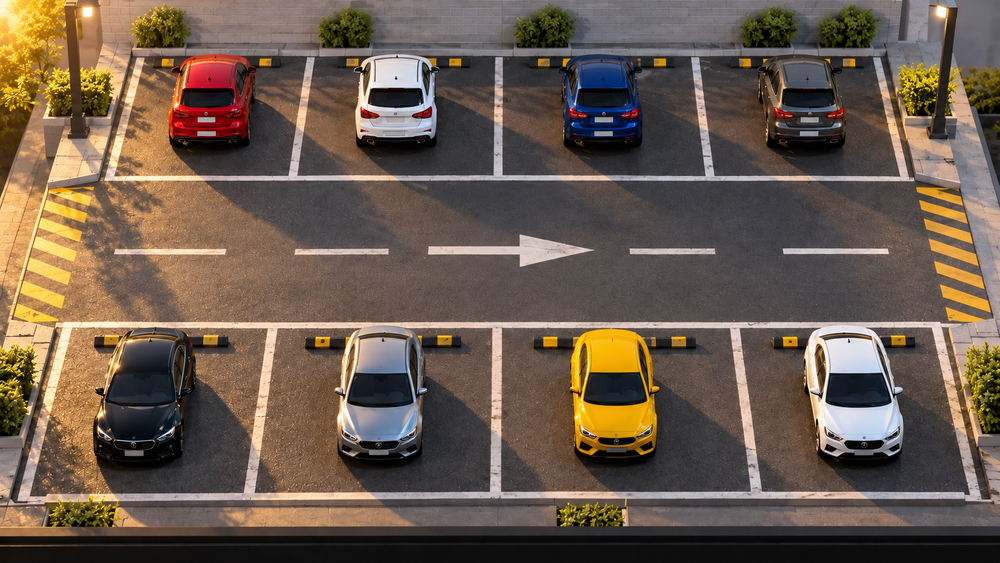
#> input picture apps/vision/parking_test_reference.png, 1000 x 563 px, shrunk from 1672 x 941 before the run
$ python -i calibracion_automatica.py   (imports and definitions only)
#> lines starting #> are read from the running program, lines starting #| are printed output that depends on the picture
#> further down, picture is the input picture: shape (563, 1000, 3); mean B, G, R 77.2, 91.2, 107.3
### apps/vision/calibracion_zonas.py
"""Administra y guarda las zonas que marcan los cajones en la imagen."""

from __future__ import annotations

import json
import os
import re
import tempfile
from dataclasses import dataclass, field
from datetime import datetime, timezone
from pathlib import Path
from uuid import UUID, uuid4

import cv2
import numpy as np

from temporal_validation import ParkingZone, point_in_polygon

VERSION_CALIBRACION = 2
SISTEMA_COORDENADAS = "normalized_0_to_1"
TAMANO_MASCARA_SOLAPAMIENTO = 512
UMBRAL_SOLAPAMIENTO_EXCESIVO = 0.20
_PATRON_ID_ZONA = re.compile(r"C([1-9][0-9]*)\Z")
Punto = tuple[float, float]


def _numero_id_zona(identificador: str) -> int:
    if not isinstance(identificador, str):
        raise ValueError(f"Identificador de zona invalido: {identificador!r}.")
    coincidencia = _PATRON_ID_ZONA.fullmatch(identificador)
    if coincidencia is None:
        raise ValueError(f"Identificador de zona invalido: {identificador!r}.")
    return int(coincidencia.group(1))


def _validar_zonas_y_asignador(
    zonas: dict[str, ParkingZone], next_c_number: object
) -> None:
    if (
        not isinstance(next_c_number, int)
        or isinstance(next_c_number, bool)
        or next_c_number < 1
    ):
        raise ValueError("next_c_number debe ser un entero positivo.")

    mayor_id = 0
    for identificador, zona in zonas.items():
        numero = _numero_id_zona(identificador)
        if not isinstance(zona, ParkingZone) or zona.identifier != identificador:
            raise ValueError(f"La zona {identificador!r} no coincide con su identificador.")
        mayor_id = max(mayor_id, numero)

    if next_c_number <= mayor_id:
        raise ValueError("next_c_number debe ser mayor que los IDs activos.")


@dataclass
class CalibracionZonas:
    """Conserva las zonas terminadas y los puntos de la zona que se está dibujando."""

    ancho: int
    alto: int
    zonas: dict[str, ParkingZone] = field(default_factory=dict)
    puntos_pendientes: list[Punto] = field(default_factory=list)
    next_c_number: int = 1
    id_seleccionado: str | None = None
    cambios_pendientes: bool = False
    vision_zone_ids: dict[str, UUID] = field(default_factory=dict)
    metadata: dict[str, object] = field(default_factory=dict)

    def __post_init__(self) -> None:
        if self.ancho < 2 or self.alto < 2:
            raise ValueError("La imagen debe medir al menos dos pixeles por lado.")
        _validar_zonas_y_asignador(self.zonas, self.next_c_number)
        if set(self.vision_zone_ids) - set(self.zonas):
            raise ValueError("Las identidades Vision deben pertenecer a zonas activas.")
        if not isinstance(self.metadata, dict):
            raise ValueError("Los metadatos de calibracion deben ser un objeto.")
        for identificador in self.zonas:
            self.vision_zone_ids.setdefault(identificador, uuid4())
        if self.id_seleccionado is not None and self.id_seleccionado not in self.zonas:
            raise ValueError("La zona seleccionada debe existir en la calibracion.")
        for x, y in self.puntos_pendientes:
            if not _coordenada_normalizada_valida(x, y):
                raise ValueError("Los puntos pendientes deben estar normalizados entre 0 y 1.")

    # [5 lines left out: function esta_lista, not called in this run]

    @property
    def hay_borrador(self) -> bool:
        return bool(self.puntos_pendientes)

    @property
    def cantidad_completa(self) -> int:
        return len(self.zonas)

    # [376 lines left out: functions seleccionar_zona, iniciar_nueva_zona, pixel_a_normalizado, normalizado_a_pixel, agregar_punto, confirmar_poligono and 12 more, not called in this run]

### apps/vision/temporal_validation.py
"""Confirma con varias imágenes si cada zona está libre u ocupada."""

from __future__ import annotations

import json
import math
import re
from collections import deque
from dataclasses import dataclass, field
from enum import Enum
from numbers import Real
from pathlib import Path
from typing import Any, Iterable

import numpy as np


MINIMUM_CONFIDENCE = 0.30
STRONG_CONFIDENCE = 0.45
STRONG_CONFIRMATION_FRAMES = 2
WEAK_CONFIRMATION_COUNT = 3
WEAK_CONFIRMATION_WINDOW = 5
RELEASE_MISSING_FRAMES = 4
SPATIAL_MATCH_IOU = 0.10
SPATIAL_MATCH_DISTANCE_FRACTION = 0.05
DEMO_ZONE_ID = "WHOLE_FRAME_DEMO"
_DYNAMIC_ZONE_ID_PATTERN = re.compile(r"C([1-9][0-9]*)\Z")


class OccupancyState(str, Enum):
    """Distingue una zona libre, una posible ocupación y una ocupación confirmada."""

    LIBRE = "LIBRE"
    CANDIDATO_OCUPADO = "CANDIDATO_OCUPADO"
    OCUPADO = "OCUPADO"


@dataclass(frozen=True)
class VehicleDetection:
    """Guarda dónde aparece un posible vehículo, su tipo y qué tan segura es la detección."""

    box_xyxy: tuple[float, float, float, float]
    confidence: float
    class_name: str = "vehicle"

    # [10 lines left out: function __post_init__, not called in this run]


Point = tuple[float, float]


@dataclass(frozen=True)
class ParkingZone:
    """Representa una zona de la imagen y conserva un nombre para reconocerla."""

    identifier: str
    polygon: tuple[Point, ...]

    def __post_init__(self) -> None:
        identifier = self.identifier.strip()
        if not identifier:
            raise ValueError("Every zone must have a non-empty stable id.")
        if len(self.polygon) < 3:
            raise ValueError(f"Zone {identifier!r} must have at least three vertices.")
        normalized: list[Point] = []
        for point in self.polygon:
            if len(point) != 2:
                raise ValueError(f"Zone {identifier!r} vertices must be x/y pairs.")
            x, y = point
            if (
                isinstance(x, bool)
                or isinstance(y, bool)
                or not isinstance(x, Real)
                or not isinstance(y, Real)
            ):
                raise ValueError(f"Zone {identifier!r} coordinates must be numbers.")
            if not math.isfinite(float(x)) or not math.isfinite(float(y)):
                raise ValueError(f"Zone {identifier!r} coordinates must be finite.")
            if not 0.0 <= float(x) <= 1.0 or not 0.0 <= float(y) <= 1.0:
                raise ValueError(
                    f"Zone {identifier!r} coordinates must be normalized to [0, 1]."
                )
            normalized.append((float(x), float(y)))

        if len(set(normalized)) < 3:
            raise ValueError(f"Zone {identifier!r} must have at least three distinct vertices.")
        for index, point in enumerate(normalized):
            if point == normalized[(index + 1) % len(normalized)]:
                raise ValueError(f"Zone {identifier!r} has a repeated adjacent vertex.")

        if _has_self_intersection(normalized):
            raise ValueError(f"Zone {identifier!r} polygon self-intersects.")
        area = abs(_signed_polygon_area(normalized))
        if area <= 1e-12:
            raise ValueError(f"Zone {identifier!r} has zero polygon area.")

        object.__setattr__(self, "identifier", identifier)
        object.__setattr__(self, "polygon", tuple(normalized))

    @property
    def area(self) -> float:
        return abs(_signed_polygon_area(self.polygon))


@dataclass(frozen=True)
class ZoneSnapshot:
    """Reúne el estado de una zona y las observaciones que permiten confirmarlo."""

    identifier: str
    polygon: tuple[Point, ...]
    state: OccupancyState
    missing_valid_frames: int
    positive_frames_in_window: int
    is_demo: bool
    is_ready: bool


@dataclass(frozen=True)
class _NormalizedDetection:
    box: tuple[float, float, float, float]
    anchor: Point
    confidence: float
    class_name: str


@dataclass
class _ZoneHistory:
    zone: ParkingZone
    is_demo: bool
    state: OccupancyState = OccupancyState.LIBRE
    is_ready: bool = False
    missing_valid_frames: int = 0
    candidate_frames: deque[bool] = field(default_factory=deque)
    candidate_box: _NormalizedDetection | None = None
    strong_streak: int = 0
    last_strong_box: _NormalizedDetection | None = None
    last_strong_frame: int | None = None


def _signed_polygon_area(polygon: Iterable[Point]) -> float:
    points = tuple(polygon)
    return sum(
        points[index][0] * points[(index + 1) % len(points)][1]
        - points[(index + 1) % len(points)][0] * points[index][1]
        for index in range(len(points))
    ) / 2.0


def _orientation(first: Point, second: Point, third: Point) -> float:
    return (second[0] - first[0]) * (third[1] - first[1]) - (
        second[1] - first[1]
    ) * (third[0] - first[0])


# [7 lines left out: function _point_on_segment, not called in this run]


def _segments_intersect(a: Point, b: Point, c: Point, d: Point) -> bool:
    first = _orientation(a, b, c)
    second = _orientation(a, b, d)
    third = _orientation(c, d, a)
    fourth = _orientation(c, d, b)
    epsilon = 1e-12

    if (
        ((first > epsilon and second < -epsilon) or (first < -epsilon and second > epsilon))
        and ((third > epsilon and fourth < -epsilon) or (third < -epsilon and fourth > epsilon))
    ):
        return True
    return (
        (abs(first) <= epsilon and _point_on_segment(c, a, b))
        or (abs(second) <= epsilon and _point_on_segment(d, a, b))
        or (abs(third) <= epsilon and _point_on_segment(a, c, d))
        or (abs(fourth) <= epsilon and _point_on_segment(b, c, d))
    )


def _has_self_intersection(polygon: tuple[Point, ...] | list[Point]) -> bool:
    count = len(polygon)
    for first_index in range(count):
        first_next = (first_index + 1) % count
        for second_index in range(first_index + 1, count):
            second_next = (second_index + 1) % count
            if (
                first_index == second_index
                or first_next == second_index
                or second_next == first_index
            ):
                continue
            if _segments_intersect(
                polygon[first_index], polygon[first_next],
                polygon[second_index], polygon[second_next],
            ):
                return True
    return False


# [81 lines left out: functions point_in_polygon, load_zones, whole_frame_demo_zone, not called in this run]


class TemporalOccupancyValidator:
    """Relaciona cada vehículo con una zona usando la parte inferior de su recuadro.

    Revisa varias imágenes antes de confirmar que una zona está ocupada o libre.
    """

    # [254 lines left out: functions __init__, snapshots, process_frame, _assign_detections, _detections_match, _start_candidate and 3 more, not called in this run]


class FrameQualityGuard:
    """Descarta imágenes dañadas, casi negras o iguales a la anterior.

    Como no se conoce con seguridad la hora de cada imagen recibida por internet,
    una imagen igual a la anterior se considera repetida. Los errores de lectura
    se informan desde la parte que obtiene las imágenes.
    """

    # [43 lines left out: functions __init__, inspect, not called in this run]

### apps/vision/calibracion_automatica.py
"""Propone zonas para los cajones a partir de las líneas visibles en la imagen."""

from __future__ import annotations

from dataclasses import dataclass
from itertools import combinations
from typing import Callable

import cv2
import numpy as np

from calibracion_zonas import CalibracionZonas
from temporal_validation import ParkingZone


@dataclass(frozen=True)
class LineaDetectada:
    """Describe una línea visible y qué tan segura fue su detección."""

    posicion: float
    pendiente: float
    intercepto: float
    confianza: float


@dataclass(frozen=True)
class EvidenciaZona:
    """Reúne qué tan visibles son los bordes de una zona y si coincide con la anterior."""

    etiqueta: str
    confianza: float
    bordes: tuple[float, float, float, float]
    cambio_geometrico: float | None
    diagnostico: str


@dataclass(frozen=True)
class ResultadoCalibracionAutomatica:
    """Reúne las zonas propuestas y los datos que permiten revisarlas antes de guardarlas."""

    calibracion: CalibracionZonas
    evidencias: tuple[EvidenciaZona, ...]


class ErrorCalibracionAutomatica(ValueError):
    """Explica por qué no se pudo preparar o aceptar una propuesta de zonas."""

    def __init__(self, motivo: str, zonas_afectadas: tuple[str, ...] = ()) -> None:
        super().__init__(motivo)
        self.zonas_afectadas = zonas_afectadas


def generar_candidato_automatico(
    imagen: np.ndarray,
    calibracion_actual: CalibracionZonas | None = None,
    *,
    confianza_minima: float = 0.45,
) -> ResultadoCalibracionAutomatica:
    """Busca las líneas de dos filas y propone ocho zonas para los cajones.

    Conserva las identidades anteriores y mantiene las zonas adicionales.
    Rechaza la propuesta si los bordes no se ven con claridad o una zona deja
    de corresponder a la que estaba guardada.
    """
#> called with confianza_minima = 0.45

    if (not isinstance(imagen, np.ndarray) or imagen.ndim != 3
            or imagen.shape[2] not in (3, 4) or min(imagen.shape[:2]) < 120):
        raise ErrorCalibracionAutomatica("Se requiere un frame BGR valido de al menos 120 px.")
    if not 0.0 <= confianza_minima <= 1.0:
        raise ValueError("La confianza minima debe quedar entre 0 y 1.")

    alto, ancho = imagen.shape[:2]
    gris = cv2.cvtColor(imagen, cv2.COLOR_BGRA2GRAY if imagen.shape[2] == 4 else cv2.COLOR_BGR2GRAY)
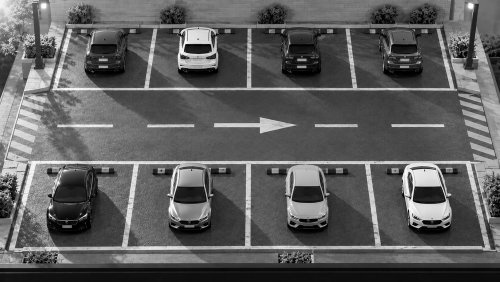
#> gris: shape (563, 1000) (shown at 1/2 size); min 0, max 255, mean 94.4
    gris = cv2.createCLAHE(clipLimit=2.0, tileGridSize=(8, 8)).apply(gris)
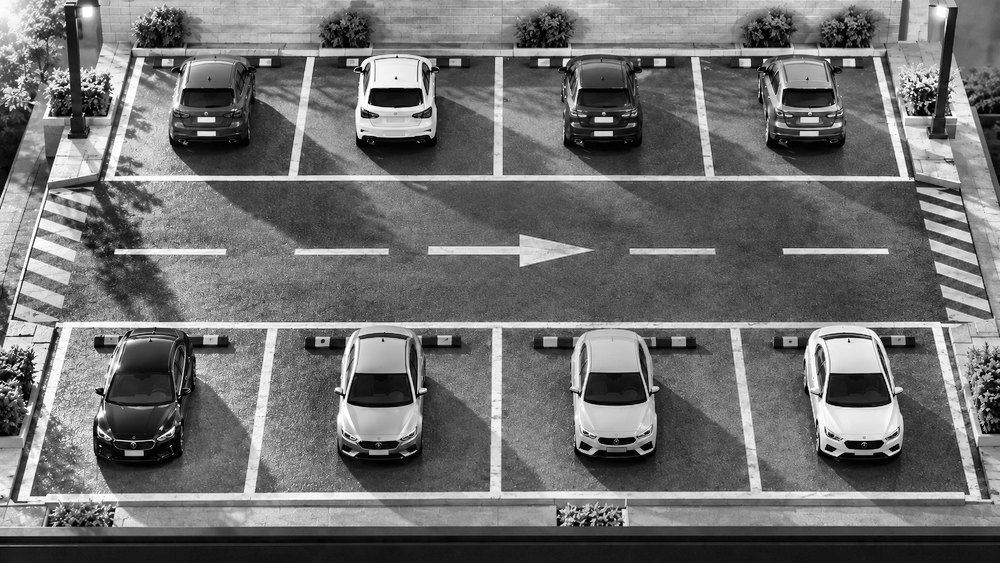
#> gris: shape (563, 1000); min 0, max 255, mean 111.5
    bordes = cv2.Canny(cv2.GaussianBlur(gris, (5, 5), 0), 45, 140)
#> bordes: shape (563, 1000); 9.8% white in thin lines or dots
    lineas = cv2.HoughLinesP(
        bordes,
        1,
        np.pi / 180,
        threshold=max(20, int(min(ancho, alto) * 0.03)),
        minLineLength=max(24, int(min(ancho, alto) * 0.035)),
        maxLineGap=max(8, int(min(ancho, alto) * 0.025)),
    )
#> lineas = 1598 rows, first 6: [235, 535, 999, 535], [213, 526, 999, 526], [257, 542, 999, 542], [93, 180, 854, 180], [86, 175, 845, 175], [409, 498, 895, 498]
#> (the rest of the program and of its run is left out)
